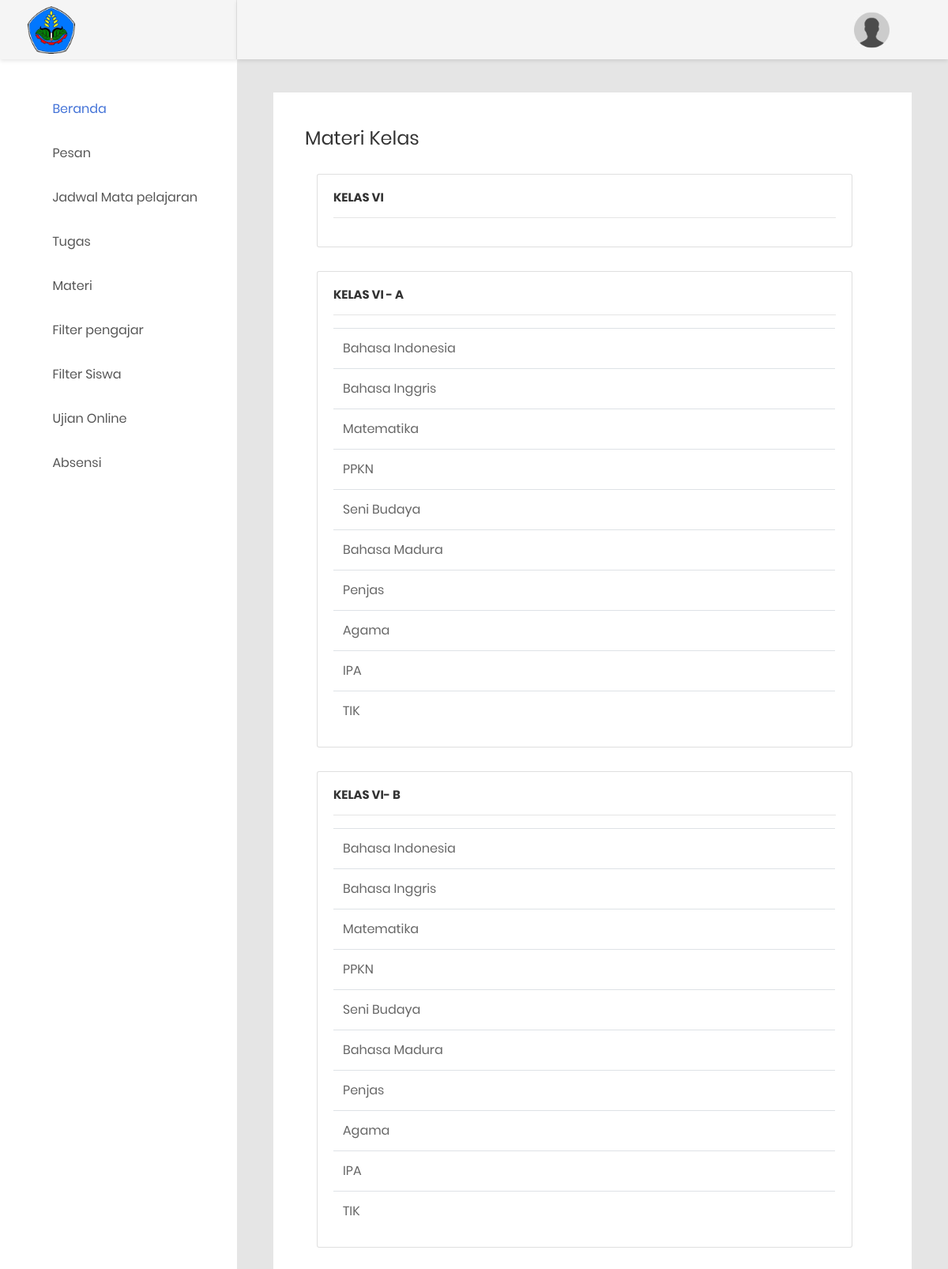
Page /index.php/pengajar/tugas (upper part) on the committed database.
### tables this page shows
CREATE TABLE `el_kelas` (
  `id` int(11) NOT NULL,
  `nama` varchar(45) NOT NULL,
  `parent_id` int(11) DEFAULT NULL,
  `urutan` int(11) NOT NULL,
  `aktif` tinyint(1) NOT NULL DEFAULT 1 COMMENT '1=aktif 0=tidak'
);

CREATE TABLE `el_mapel_kelas` (
  `id` int(11) NOT NULL,
  `kelas_id` int(11) NOT NULL,
  `mapel_id` int(11) NOT NULL,
  `aktif` tinyint(1) NOT NULL DEFAULT 1
);

CREATE TABLE `el_mapel` (
  `id` int(11) NOT NULL,
  `nama` varchar(255) NOT NULL,
  `info` text DEFAULT NULL,
  `aktif` tinyint(1) NOT NULL DEFAULT 1 COMMENT '1 = ya, 0 = tidak'
);

### application/controllers/Pengajar.php (called while the page is built, shortened)
<?php
    class pengajar extends CI_Controller {
        public function tugas()
        {
            $data['data']=$this->pengajar_model->getKelas()->result();
            $data['pengajar']=$this->pengajar_model->getPengajar($this->session->userdata('id'))->result();
            $data['mapel']=$this->pengajar_model->getMapelKelas()->result();
            $this->load->view('part/header');
            $this->load->view('part/sidebarpengajar',$data);
            $this->load->view('pengajar/tugas/tugaskelas');
            $this->load->view('part/footer');
        }
}
?>

### index.php (called while the page is built, shortened)
<?php
require_once BASEPATH.'core/CodeIgniter.php';

### application/models/Pengajar_model.php (called while the page is built, shortened)
<?php
class pengajar_model extends CI_Model {
    public function getPengajar($id)
    {
        $this->db->where('id', $id);
        return $this->db->get('el_pengajar');
    }
    public function getKelas()
    {
        return  $this->db->query("SELECT * FROM  el_kelas ORDER BY urutan");
    }
    public function getMapelKelas()
    {
        return  $this->db->query("SELECT
        emk.id AS id,
        emk.kelas_id,
        em.nama,
        emk.mapel_id,
        emk.aktif AS kelas_aktif
        FROM
        el_mapel_kelas AS emk
        JOIN el_mapel AS em ON em.id = emk.mapel_id
        WHERE
        emk.aktif = 1");
    }
}

### application/views/pengajar/tugas/tugaskelas.php (the view, shortened to what this page needs)
<div class="main-content">
    <div class="section__content section__content--p30">
        <div class="container-fluid">
            <div class="map-data m-b-40">
                <h3 class="title-3 m-b-30">Materi Kelas</h3>
                <div class="mx-auto d-block">
                    <div class="container-fluid">
                        <?php foreach ($data as $key) { ?>
                      <div class="card card-body">
                        <h5><?=$key->nama?></h5>
                        <hr>
                            <div class="table-responsive">
                                <table class="table">
                                    <tbody>
                                    <?php foreach ($mapel as $k) {
                                        if ($key->id == $k->kelas_id) {
                                     ?>
                                        <tr>
                                            <td width="80%"><?=$k->nama?></td>
                                            <?php if ($k->mapel_id == $pengajar[0]->id_mapel) { ?>
                                                <td><a href="<?=base_url()?>pengajar/listTugas/<?=$k->kelas_id?>/<?= $k->mapel_id?>" class="btn btn-success">Tugas</a></td>
                                            <?php }else{?>
                                                <td></td>
                                            <?php }?>
                                        </tr>
                                    <?php } }?>
                                    </tbody>
                                </table>
                            </div>
                      </div>
                      <?php } ?>
                    </div>
                </div>
                <br>
            </div>
        </div>
    </div>
</div>

### rows in the picture
el_kelas: nama "KELAS VI"
el_kelas: nama "KELAS VI - A"
el_mapel_kelas: el_mapel.nama "Bahasa Indonesia"
el_mapel_kelas: el_mapel.nama "Bahasa Inggris"
el_mapel_kelas: el_mapel.nama "Matematika"
el_mapel_kelas: el_mapel.nama "PPKN"
el_mapel_kelas: el_mapel.nama "Seni Budaya"
el_mapel_kelas: el_mapel.nama "Bahasa Madura"
el_mapel_kelas: el_mapel.nama "Penjas"
el_mapel_kelas: el_mapel.nama "Agama"
el_mapel_kelas: el_mapel.nama "IPA"
el_mapel_kelas: el_mapel.nama "TIK"
el_kelas: nama "KELAS VI- B"
el_mapel_kelas: el_mapel.nama "Bahasa Indonesia"
el_mapel_kelas: el_mapel.nama "Bahasa Inggris"
el_mapel_kelas: el_mapel.nama "Matematika"
el_mapel_kelas: el_mapel.nama "PPKN"
el_mapel_kelas: el_mapel.nama "Seni Budaya"
el_mapel_kelas: el_mapel.nama "Bahasa Madura"
el_mapel_kelas: el_mapel.nama "Penjas"
el_mapel_kelas: el_mapel.nama "Agama"
el_mapel_kelas: el_mapel.nama "IPA"
el_mapel_kelas: el_mapel.nama "TIK"
